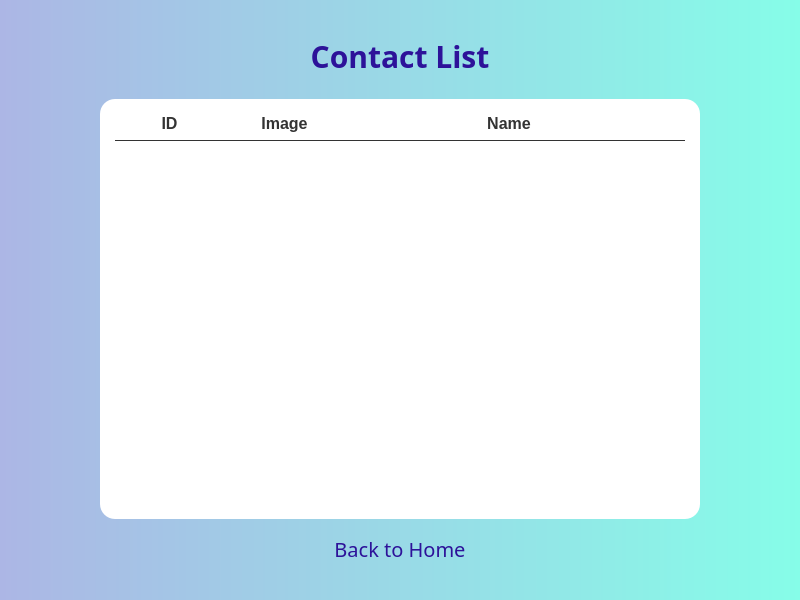
<?xml version="1.0" encoding="UTF-8"?>
<ui version="4.0">
 <class>MainWindow</class>
 <widget class="QMainWindow" name="MainWindow">
  <property name="geometry">
   <rect>
    <x>0</x>
    <y>0</y>
    <width>800</width>
    <height>600</height>
   </rect>
  </property>
  <property name="minimumSize">
   <size>
    <width>800</width>
    <height>600</height>
   </size>
  </property>
  <property name="maximumSize">
   <size>
    <width>800</width>
    <height>600</height>
   </size>
  </property>
  <property name="windowTitle">
   <string>Contact List</string>
  </property>
  <widget class="QWidget" name="centralwidget">
   <property name="styleSheet">
    <string notr="true">QPushButton {
	outline: none !important; 
}

QLabel {
	font-size: 16px;
	color: #333;
}</string>
   </property>
   <widget class="QStackedWidget" name="stackedWidget">
    <property name="geometry">
     <rect>
      <x>0</x>
      <y>0</y>
      <width>800</width>
      <height>600</height>
     </rect>
    </property>
    <property name="styleSheet">
     <string notr="true">QStackedWidget QWidget#homePage, QStackedWidget QWidget#listPage, QStackedWidget QWidget#detailPage, QStackedWidget QWidget#aboutPage {
background: qlineargradient( x1:0 y1:0, x2:1 y2:0, stop:0 #acb6e5,  stop:1 #86fde8);
}</string>
    </property>
    <property name="currentIndex">
     <number>1</number>
    </property>
    <widget class="QWidget" name="homePage">
     <property name="styleSheet">
      <string notr="true"/>
     </property>
     <widget class="QLabel" name="label">
      <property name="geometry">
       <rect>
        <x>0</x>
        <y>80</y>
        <width>800</width>
        <height>80</height>
       </rect>
      </property>
      <property name="font">
       <font>
        <family>SVN-Cookies</family>
        <pointsize>-1</pointsize>
        <weight>75</weight>
        <bold>true</bold>
       </font>
      </property>
      <property name="styleSheet">
       <string notr="true">font-size: 48px;
color: #2d1299;
font-weight: bold;</string>
      </property>
      <property name="text">
       <string>Digital Contact List</string>
      </property>
      <property name="scaledContents">
       <bool>false</bool>
      </property>
      <property name="alignment">
       <set>Qt::AlignCenter</set>
      </property>
     </widget>
     <widget class="QWidget" name="widget" native="true">
      <property name="geometry">
       <rect>
        <x>290</x>
        <y>250</y>
        <width>220</width>
        <height>240</height>
       </rect>
      </property>
      <property name="styleSheet">
       <string notr="true">QPushButton {
	background: qlineargradient( x1:0 y1:0, x2:1 y2:0, stop:0 #2d1299,  stop:1 #2980b9);
	padding: 10px 8px 12px 8px;
	font-size: 24px;
	color: #fff;
	border: none;
	border-radius: 15px;
}

QPushButton:hover {
	background: qlineargradient( x1:0 y1:0, x2:1 y2:0, stop:0 #8e2de2,  stop:1 #4a00e0);
}</string>
      </property>
      <layout class="QVBoxLayout" name="verticalLayout_2">
       <property name="spacing">
        <number>16</number>
       </property>
       <item>
        <widget class="QPushButton" name="contactListBtn">
         <property name="font">
          <font>
           <family>SVN-Cookies</family>
           <pointsize>-1</pointsize>
           <weight>50</weight>
           <bold>false</bold>
          </font>
         </property>
         <property name="cursor">
          <cursorShape>PointingHandCursor</cursorShape>
         </property>
         <property name="styleSheet">
          <string notr="true"/>
         </property>
         <property name="text">
          <string>Contact List</string>
         </property>
        </widget>
       </item>
       <item>
        <widget class="QPushButton" name="aboutUsBtn">
         <property name="font">
          <font>
           <family>SVN-Cookies</family>
           <pointsize>-1</pointsize>
           <weight>50</weight>
           <bold>false</bold>
          </font>
         </property>
         <property name="cursor">
          <cursorShape>PointingHandCursor</cursorShape>
         </property>
         <property name="text">
          <string>About Us</string>
         </property>
        </widget>
       </item>
       <item>
        <widget class="QPushButton" name="exitBtn">
         <property name="font">
          <font>
           <family>SVN-Cookies</family>
           <pointsize>-1</pointsize>
           <weight>50</weight>
           <bold>false</bold>
          </font>
         </property>
         <property name="cursor">
          <cursorShape>PointingHandCursor</cursorShape>
         </property>
         <property name="text">
          <string>Exit</string>
         </property>
        </widget>
       </item>
      </layout>
     </widget>
     <widget class="QLabel" name="label_11">
      <property name="geometry">
       <rect>
        <x>370</x>
        <y>160</y>
        <width>64</width>
        <height>64</height>
       </rect>
      </property>
      <property name="text">
       <string/>
      </property>
      <property name="pixmap">
       <pixmap>assets/icons/contact.png</pixmap>
      </property>
      <property name="scaledContents">
       <bool>true</bool>
      </property>
     </widget>
    </widget>
    <widget class="QWidget" name="listPage">
     <widget class="QLabel" name="label_2">
      <property name="geometry">
       <rect>
        <x>0</x>
        <y>30</y>
        <width>800</width>
        <height>51</height>
       </rect>
      </property>
      <property name="font">
       <font>
        <family>SVN-Cookies</family>
        <pointsize>-1</pointsize>
        <weight>75</weight>
        <bold>true</bold>
       </font>
      </property>
      <property name="styleSheet">
       <string notr="true">font-size: 30px;
color: #2d1299;
font-weight: bold;</string>
      </property>
      <property name="text">
       <string>Contact List</string>
      </property>
      <property name="alignment">
       <set>Qt::AlignCenter</set>
      </property>
     </widget>
     <widget class="QWidget" name="listWidget" native="true">
      <property name="geometry">
       <rect>
        <x>100</x>
        <y>99</y>
        <width>600</width>
        <height>420</height>
       </rect>
      </property>
      <property name="styleSheet">
       <string notr="true">QWidget#listWidget {
	border-radius: 15px;
}

QWidget {
	background-color: #fff;
}</string>
      </property>
      <layout class="QVBoxLayout" name="verticalLayout">
       <property name="spacing">
        <number>0</number>
       </property>
       <property name="leftMargin">
        <number>15</number>
       </property>
       <property name="topMargin">
        <number>15</number>
       </property>
       <property name="rightMargin">
        <number>15</number>
       </property>
       <property name="bottomMargin">
        <number>15</number>
       </property>
       <item>
        <widget class="QFrame" name="frame">
         <property name="styleSheet">
          <string notr="true">font-size: 16px;
color: #333;
font-weight: bold;</string>
         </property>
         <layout class="QHBoxLayout" name="horizontalLayout" stretch="1,1,3">
          <property name="leftMargin">
           <number>0</number>
          </property>
          <property name="topMargin">
           <number>0</number>
          </property>
          <property name="rightMargin">
           <number>12</number>
          </property>
          <property name="bottomMargin">
           <number>7</number>
          </property>
          <item>
           <widget class="QLabel" name="label_8">
            <property name="text">
             <string>ID</string>
            </property>
            <property name="alignment">
             <set>Qt::AlignCenter</set>
            </property>
           </widget>
          </item>
          <item>
           <widget class="QLabel" name="label_3">
            <property name="text">
             <string>Image</string>
            </property>
            <property name="alignment">
             <set>Qt::AlignCenter</set>
            </property>
           </widget>
          </item>
          <item>
           <widget class="QLabel" name="label_9">
            <property name="text">
             <string>Name</string>
            </property>
            <property name="alignment">
             <set>Qt::AlignCenter</set>
            </property>
           </widget>
          </item>
         </layout>
        </widget>
       </item>
       <item>
        <widget class="QScrollArea" name="listScrollWrapper">
         <property name="styleSheet">
          <string notr="true">QScrollArea {
	border: none;
	border-radius: 20px;
}

QScrollBar:vertical {              
	/*border: 1px solid #999999;*/
	border-radius: 5px;
    background: transparent;
    width: 18px;    
    margin: 8px 0px 0px 8px;
}

QScrollBar::handle:vertical {
    background: #86fde8;
	border-radius: 5px;
}

QScrollBar::add-line:vertical {
    height: 0px;
    subcontrol-position: bottom;
    subcontrol-origin: margin;
}

QScrollBar::sub-line:vertical {
    height: 0 px;
    subcontrol-position: top;
    subcontrol-origin: margin;
}</string>
         </property>
         <property name="widgetResizable">
          <bool>true</bool>
         </property>
         <widget class="QWidget" name="listScrollArea">
          <property name="geometry">
           <rect>
            <x>0</x>
            <y>0</y>
            <width>570</width>
            <height>364</height>
           </rect>
          </property>
         </widget>
        </widget>
       </item>
      </layout>
     </widget>
     <widget class="QLabel" name="label_10">
      <property name="geometry">
       <rect>
        <x>115</x>
        <y>140</y>
        <width>570</width>
        <height>1</height>
       </rect>
      </property>
      <property name="styleSheet">
       <string notr="true">border-top: 2px solid #333;</string>
      </property>
      <property name="text">
       <string/>
      </property>
     </widget>
     <widget class="QPushButton" name="listBackBtn">
      <property name="geometry">
       <rect>
        <x>300</x>
        <y>535</y>
        <width>200</width>
        <height>28</height>
       </rect>
      </property>
      <property name="font">
       <font>
        <family>SVN-Cookies</family>
        <pointsize>-1</pointsize>
       </font>
      </property>
      <property name="cursor">
       <cursorShape>PointingHandCursor</cursorShape>
      </property>
      <property name="styleSheet">
       <string notr="true">QPushButton {
font-size: 20px;
color: #2d1299;
background-color: none;
border: none;
}

QPushButton:hover {
color: #8e2de2;
}</string>
      </property>
      <property name="text">
       <string>Back to Home</string>
      </property>
     </widget>
    </widget>
    <widget class="QWidget" name="detailPage">
     <property name="styleSheet">
      <string notr="true"/>
     </property>
     <widget class="QPushButton" name="detailBackBtn">
      <property name="geometry">
       <rect>
        <x>289</x>
        <y>532</y>
        <width>221</width>
        <height>28</height>
       </rect>
      </property>
      <property name="font">
       <font>
        <family>SVN-Cookies</family>
        <pointsize>-1</pointsize>
       </font>
      </property>
      <property name="cursor">
       <cursorShape>PointingHandCursor</cursorShape>
      </property>
      <property name="styleSheet">
       <string notr="true">font-size: 20px;
color: #2d1299;
background-color: none;
border: none;</string>
      </property>
      <property name="text">
       <string>Back to Contact List</string>
      </property>
     </widget>
     <widget class="QWidget" name="detailWrapper" native="true">
      <property name="geometry">
       <rect>
        <x>120</x>
        <y>57</y>
        <width>560</width>
        <height>461</height>
       </rect>
      </property>
      <property name="styleSheet">
       <string notr="true">QWidget#detailWrapper {
	background-color: #fff;
	border-radius: 15px;
}</string>
      </property>
      <widget class="QLabel" name="detailImg">
       <property name="geometry">
        <rect>
         <x>150</x>
         <y>20</y>
         <width>260</width>
         <height>260</height>
        </rect>
       </property>
       <property name="styleSheet">
        <string notr="true">border: 1px solid #ccc;
border-radius: 20px;</string>
       </property>
       <property name="text">
        <string/>
       </property>
       <property name="pixmap">
        <pixmap>alexis_barnett.png</pixmap>
       </property>
       <property name="scaledContents">
        <bool>true</bool>
       </property>
      </widget>
      <widget class="QLabel" name="detailName">
       <property name="geometry">
        <rect>
         <x>0</x>
         <y>297</y>
         <width>560</width>
         <height>51</height>
        </rect>
       </property>
       <property name="styleSheet">
        <string notr="true">font-size: 28px;
color: #2d1299;
font-weight: bold;</string>
       </property>
       <property name="text">
        <string>Alexandir gaga ehehehehe</string>
       </property>
       <property name="alignment">
        <set>Qt::AlignCenter</set>
       </property>
      </widget>
      <widget class="QWidget" name="widget_3" native="true">
       <property name="geometry">
        <rect>
         <x>50</x>
         <y>344</y>
         <width>460</width>
         <height>48</height>
        </rect>
       </property>
       <property name="styleSheet">
        <string notr="true">QLabel {
	font-size: 16px;
	color: #333;
}</string>
       </property>
       <layout class="QHBoxLayout" name="horizontalLayout_2" stretch="0,1,0,1,0">
        <property name="sizeConstraint">
         <enum>QLayout::SetDefaultConstraint</enum>
        </property>
        <property name="leftMargin">
         <number>0</number>
        </property>
        <property name="topMargin">
         <number>5</number>
        </property>
        <property name="rightMargin">
         <number>0</number>
        </property>
        <property name="bottomMargin">
         <number>5</number>
        </property>
        <item>
         <widget class="QLabel" name="label_6">
          <property name="maximumSize">
           <size>
            <width>32</width>
            <height>32</height>
           </size>
          </property>
          <property name="font">
           <font>
            <pointsize>-1</pointsize>
            <weight>50</weight>
            <bold>false</bold>
           </font>
          </property>
          <property name="text">
           <string/>
          </property>
          <property name="pixmap">
           <pixmap>assets/icons/phone.png</pixmap>
          </property>
          <property name="scaledContents">
           <bool>true</bool>
          </property>
          <property name="alignment">
           <set>Qt::AlignCenter</set>
          </property>
         </widget>
        </item>
        <item>
         <widget class="QLabel" name="detailPhone">
          <property name="styleSheet">
           <string notr="true">font-weight: bold;</string>
          </property>
          <property name="text">
           <string>01234567890</string>
          </property>
         </widget>
        </item>
        <item>
         <spacer name="horizontalSpacer">
          <property name="orientation">
           <enum>Qt::Horizontal</enum>
          </property>
          <property name="sizeType">
           <enum>QSizePolicy::Preferred</enum>
          </property>
          <property name="sizeHint" stdset="0">
           <size>
            <width>40</width>
            <height>20</height>
           </size>
          </property>
         </spacer>
        </item>
        <item>
         <widget class="QLabel" name="detailMail">
          <property name="styleSheet">
           <string notr="true">font-weight: bold;</string>
          </property>
          <property name="text">
           <string>aaaaaaacdef@gmail.com</string>
          </property>
          <property name="alignment">
           <set>Qt::AlignRight|Qt::AlignTrailing|Qt::AlignVCenter</set>
          </property>
         </widget>
        </item>
        <item>
         <widget class="QLabel" name="label_12">
          <property name="maximumSize">
           <size>
            <width>32</width>
            <height>32</height>
           </size>
          </property>
          <property name="text">
           <string/>
          </property>
          <property name="pixmap">
           <pixmap>assets/icons/email.png</pixmap>
          </property>
          <property name="scaledContents">
           <bool>true</bool>
          </property>
         </widget>
        </item>
       </layout>
      </widget>
      <widget class="QWidget" name="widget_5" native="true">
       <property name="geometry">
        <rect>
         <x>150</x>
         <y>280</y>
         <width>260</width>
         <height>31</height>
        </rect>
       </property>
       <property name="styleSheet">
        <string notr="true">font-size: 16px;</string>
       </property>
       <layout class="QHBoxLayout" name="horizontalLayout_4">
        <property name="leftMargin">
         <number>0</number>
        </property>
        <property name="topMargin">
         <number>2</number>
        </property>
        <property name="rightMargin">
         <number>0</number>
        </property>
        <property name="bottomMargin">
         <number>5</number>
        </property>
        <item>
         <widget class="QLabel" name="label_7">
          <property name="styleSheet">
           <string notr="true">font-weight: bold;</string>
          </property>
          <property name="text">
           <string>ID:</string>
          </property>
          <property name="alignment">
           <set>Qt::AlignRight|Qt::AlignTrailing|Qt::AlignVCenter</set>
          </property>
         </widget>
        </item>
        <item>
         <widget class="QLabel" name="detailID">
          <property name="text">
           <string>C1</string>
          </property>
         </widget>
        </item>
       </layout>
      </widget>
      <widget class="QLabel" name="detailBio">
       <property name="geometry">
        <rect>
         <x>50</x>
         <y>400</y>
         <width>460</width>
         <height>40</height>
        </rect>
       </property>
       <property name="styleSheet">
        <string notr="true"/>
       </property>
       <property name="text">
        <string>Hello motherfucker, hehehe hahaha, one two three. ABC DEF XGHSAD ASDA DASD asd asdas qwe q asdas da</string>
       </property>
       <property name="alignment">
        <set>Qt::AlignCenter</set>
       </property>
       <property name="wordWrap">
        <bool>true</bool>
       </property>
      </widget>
     </widget>
    </widget>
    <widget class="QWidget" name="aboutPage">
     <widget class="QLabel" name="label_4">
      <property name="geometry">
       <rect>
        <x>0</x>
        <y>30</y>
        <width>800</width>
        <height>51</height>
       </rect>
      </property>
      <property name="font">
       <font>
        <family>SVN-Cookies</family>
        <pointsize>-1</pointsize>
        <weight>75</weight>
        <bold>true</bold>
       </font>
      </property>
      <property name="styleSheet">
       <string notr="true">font-size: 30px;
color: #2d1299;
font-weight: bold;</string>
      </property>
      <property name="text">
       <string>About Us</string>
      </property>
      <property name="alignment">
       <set>Qt::AlignCenter</set>
      </property>
     </widget>
     <widget class="QWidget" name="widget_2" native="true">
      <property name="geometry">
       <rect>
        <x>170</x>
        <y>130</y>
        <width>120</width>
        <height>80</height>
       </rect>
      </property>
      <property name="styleSheet">
       <string notr="true">QWidget#listWidget {
	background-color: #fff;
	border-radius: 15px;
}</string>
      </property>
     </widget>
     <widget class="QPushButton" name="aboutBackBtn">
      <property name="geometry">
       <rect>
        <x>300</x>
        <y>535</y>
        <width>200</width>
        <height>28</height>
       </rect>
      </property>
      <property name="font">
       <font>
        <family>SVN-Cookies</family>
        <pointsize>-1</pointsize>
       </font>
      </property>
      <property name="cursor">
       <cursorShape>PointingHandCursor</cursorShape>
      </property>
      <property name="styleSheet">
       <string notr="true">QPushButton {
font-size: 20px;
color: #2d1299;
background-color: none;
border: none;
}

QPushButton:hover {
color: #8e2de2;
}</string>
      </property>
      <property name="text">
       <string>Back to Home</string>
      </property>
     </widget>
    </widget>
   </widget>
  </widget>
 </widget>
 <resources/>
 <connections/>
</ui>
